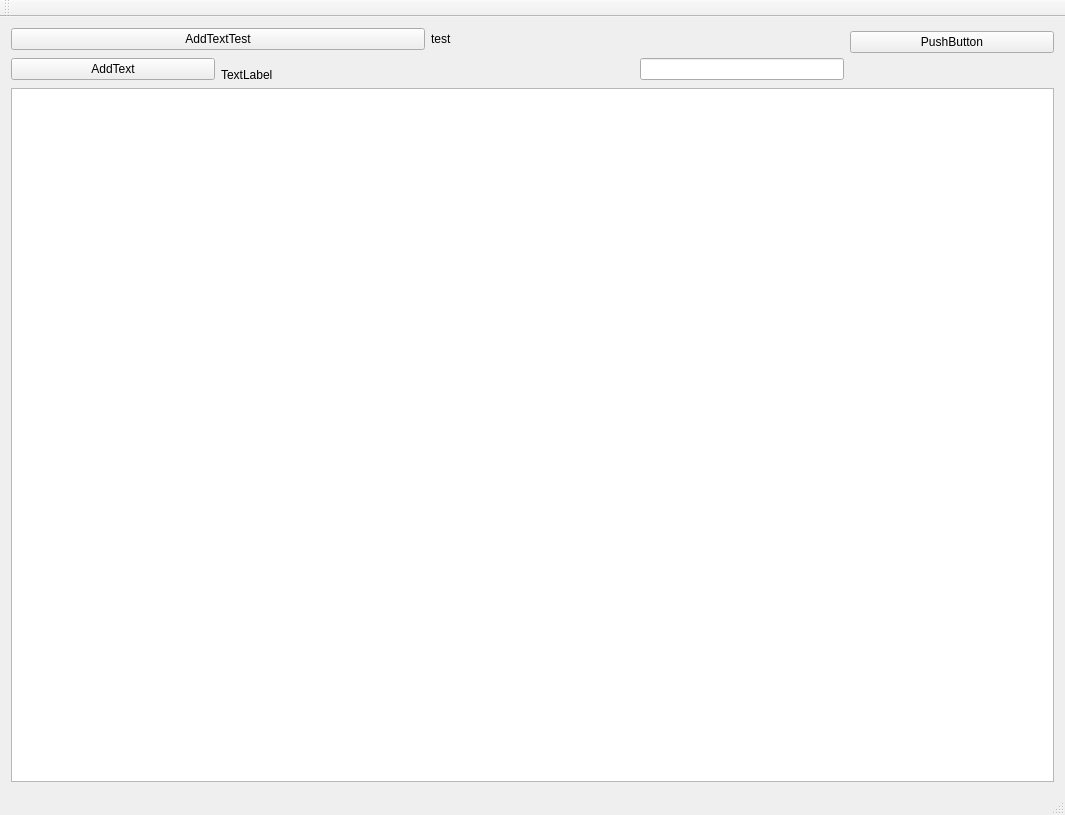
<?xml version="1.0" encoding="UTF-8"?>
<ui version="4.0">
 <class>RobotSimClass</class>
 <widget class="QMainWindow" name="RobotSimClass">
  <property name="geometry">
   <rect>
    <x>0</x>
    <y>0</y>
    <width>1065</width>
    <height>815</height>
   </rect>
  </property>
  <property name="windowTitle">
   <string>RobotSim</string>
  </property>
  <widget class="QWidget" name="centralWidget">
   <layout class="QGridLayout" name="gridLayout">
    <item row="1" column="3" rowspan="3">
     <widget class="QLineEdit" name="lineEditTest"/>
    </item>
    <item row="0" column="4" rowspan="2">
     <widget class="QPushButton" name="pushButton_2">
      <property name="text">
       <string>PushButton</string>
      </property>
     </widget>
    </item>
    <item row="4" column="0" colspan="5">
     <widget class="QChartView" name="gyroGraphTest">
      <property name="sizePolicy">
       <sizepolicy hsizetype="Expanding" vsizetype="Expanding">
        <horstretch>84</horstretch>
        <verstretch>50</verstretch>
       </sizepolicy>
      </property>
      <property name="maximumSize">
       <size>
        <width>16777215</width>
        <height>16777215</height>
       </size>
      </property>
      <property name="sizeIncrement">
       <size>
        <width>1000</width>
        <height>1000</height>
       </size>
      </property>
     </widget>
    </item>
    <item row="3" column="1" colspan="2">
     <widget class="QLabel" name="label">
      <property name="text">
       <string>TextLabel</string>
      </property>
     </widget>
    </item>
    <item row="0" column="2" colspan="2">
     <widget class="QLabel" name="labelGyroYPosition">
      <property name="text">
       <string>test</string>
      </property>
     </widget>
    </item>
    <item row="1" column="0" rowspan="3">
     <widget class="QPushButton" name="pushButton">
      <property name="text">
       <string>AddText</string>
      </property>
     </widget>
    </item>
    <item row="0" column="0" colspan="2">
     <widget class="QPushButton" name="addTextButton">
      <property name="text">
       <string>AddTextTest</string>
      </property>
     </widget>
    </item>
   </layout>
  </widget>
  <widget class="QMenuBar" name="menuBar">
   <property name="geometry">
    <rect>
     <x>0</x>
     <y>0</y>
     <width>1065</width>
     <height>21</height>
    </rect>
   </property>
  </widget>
  <widget class="QToolBar" name="mainToolBar">
   <attribute name="toolBarArea">
    <enum>TopToolBarArea</enum>
   </attribute>
   <attribute name="toolBarBreak">
    <bool>false</bool>
   </attribute>
  </widget>
  <widget class="QStatusBar" name="statusBar"/>
 </widget>
 <layoutdefault spacing="6" margin="11"/>
 <customwidgets>
  <customwidget>
   <class>QChartView</class>
   <extends>QGraphicsView</extends>
   <header>QtCharts</header>
  </customwidget>
 </customwidgets>
 <resources>
  <include location="RobotSim.qrc"/>
 </resources>
 <connections/>
</ui>
